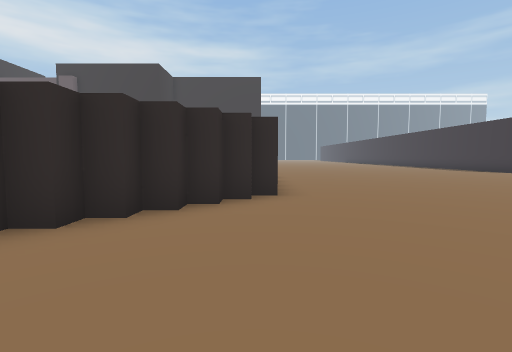
view 1 (above)

22 first-person views from a walk through a Unity game level. The camera is 1.5 m above the floor, tilts 4° down and sees 85° across. The floor is counted in squares, 2 m on a side. Each view is taken from the middle of a square. On the plan, view 1 faces up. The plan holds only what a view shows up to about 10 squares ahead; the rest is blank. The place goes on beyond the plan.

view 2
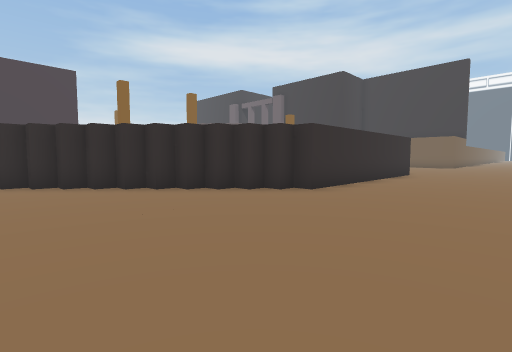

view 3
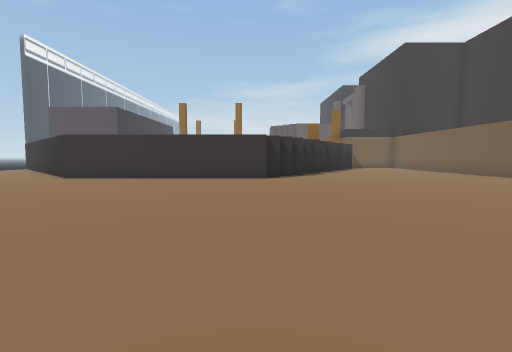

view 4
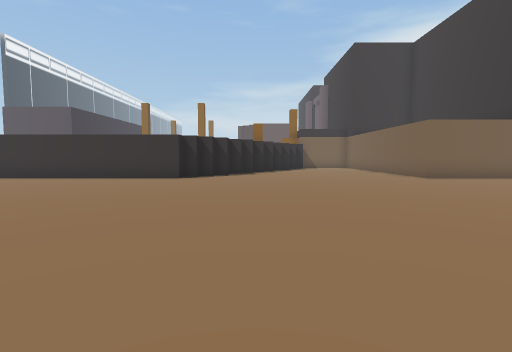

view 5
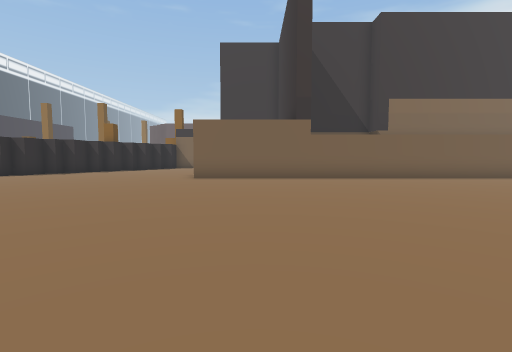

view 6
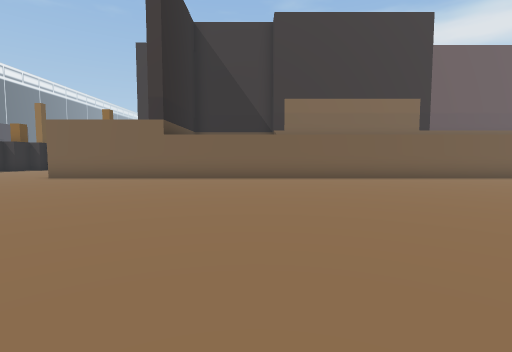

view 7
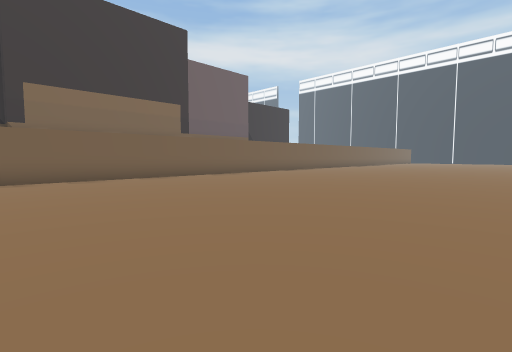

view 8
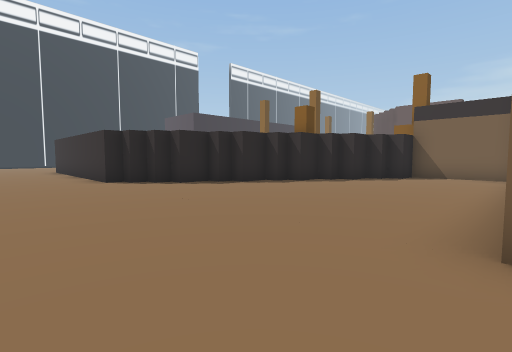

view 9
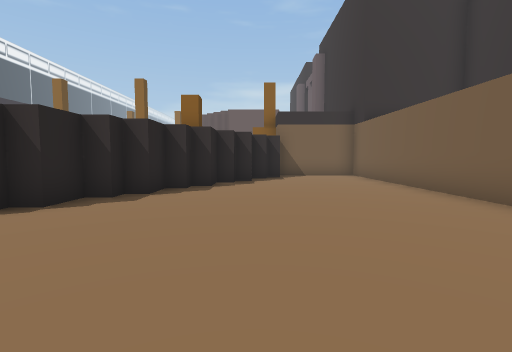

view 10
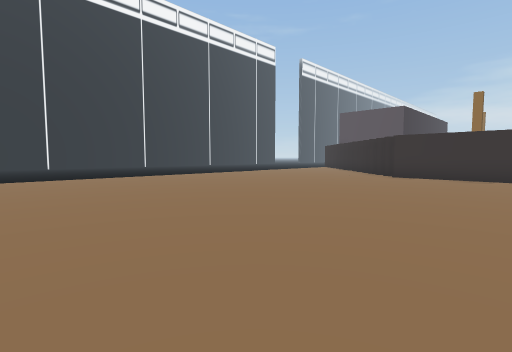

view 11
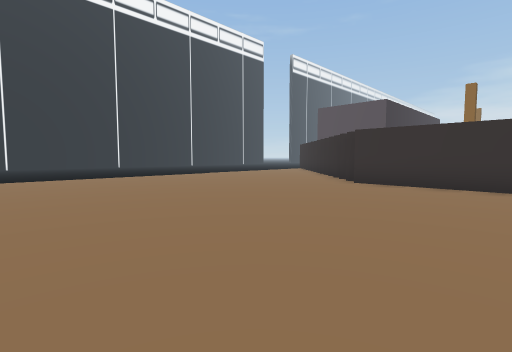

view 12
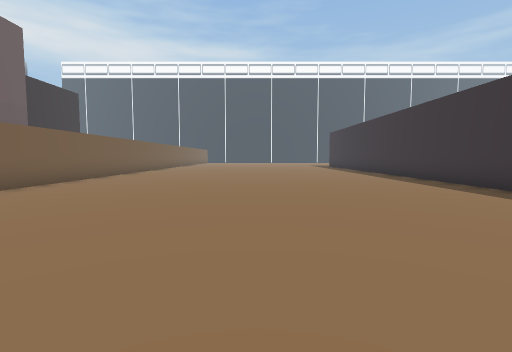

view 13
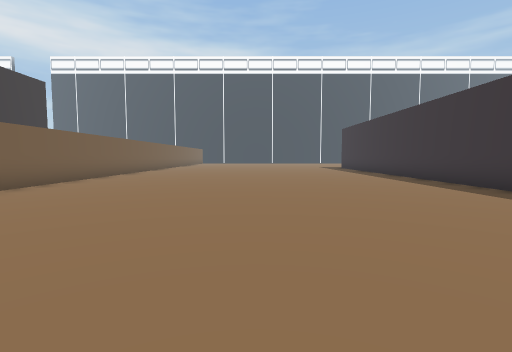

view 14
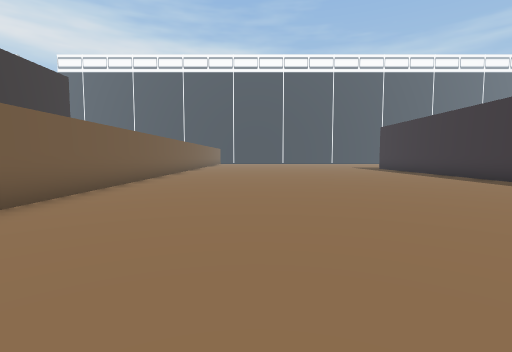

view 15
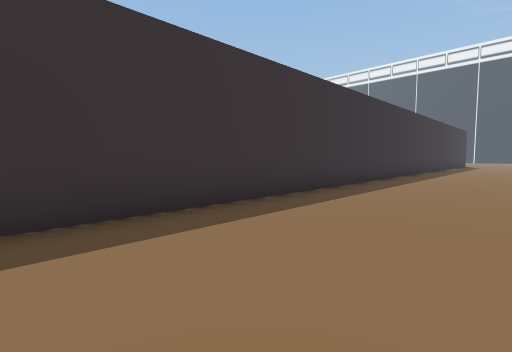

view 16
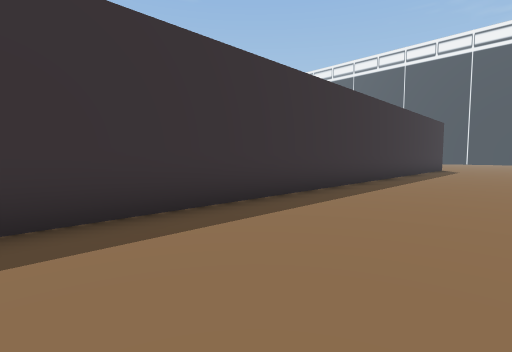

view 17
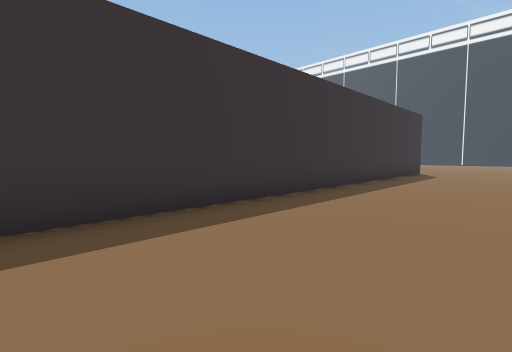

view 18
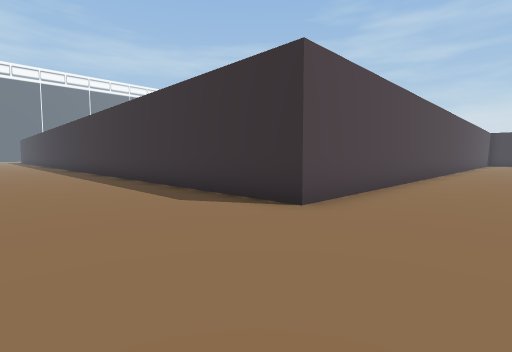

view 19
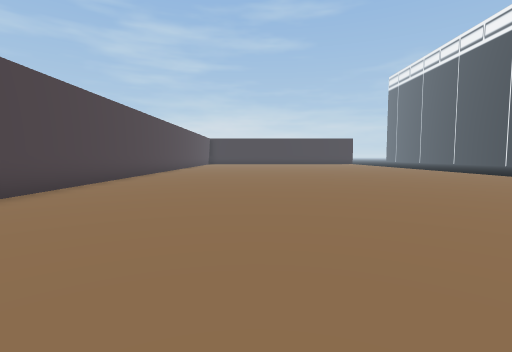

view 20
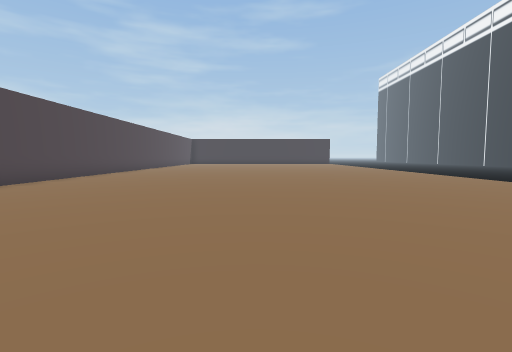

view 21
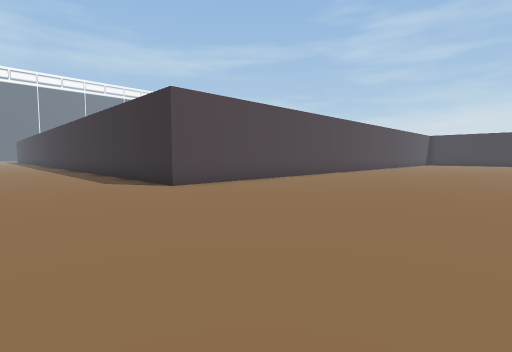

view 22
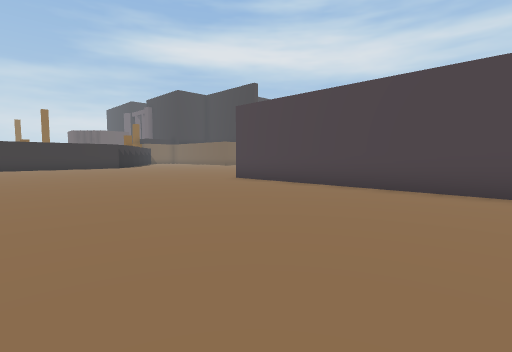

### Floor plan
Points are (right, up) in squares from view 1. A wall is a line through its corners. A room is listed if a view was taken in it or the views show most of it. See-through windows are left out.
Room 1 (views 1, 2, 3, 4, 5, 6, 7, 8, 9, 10, 11, 12, 13, 14, 15, 16, 17, 18, 19, 20, 21, 22)
walls: (19.5, 12.5) (11.5, 12.5) (11.5, 43); (-8.1, 20.5) (-8.1, 17.9) (-7.1, 17.9) (-7.1, 17.4) (-6.6, 17.4) (-6.6, 16.9) (-5.6, 16.9) (-5.6, 16.4) (-5.1, 16.4) (-5.1, 15.9) (-4.1, 15.9) (-4.1, 15.4) (-3.6, 15.4) (-3.6, 14.9) (-2.6, 14.9) (-2.6, 14.4) (-2.1, 14.4) (-2.1, 13.9) (-1.1, 13.9) (-1.1, 13.4) (-0.6, 13.4) (-0.6, 12.9) (-0.1, 12.9) (-0.1, 12.4) (0.4, 12.4) (0.4, 5.4) (-0.1, 5.4) (-0.1, 4.9) (-0.6, 4.9) (-0.6, 4.4) (-1.1, 4.4) (-1.1, 3.9) (-1.6, 3.9) (-1.6, 3.4) (-2.1, 3.4) (-2.1, 2.9) (-2.6, 2.9) (-2.6, 2.4) (-3.1, 2.4) (-3.1, 1.9) (-3.6, 1.9) (-3.6, 1.4) (-4.1, 1.4) (-4.1, 0.9) (-4.6, 0.9) (-4.6, 0.2); (0.4, 43) (0.4, 20.9) (-7.1, 20.9)

Positions as (right, up) in squares from view 1, and headings:
1: (0, 0), facing up
2: (4, 0), facing up-left
3: (10, 12), facing left
4: (10, 15), facing left
5: (10, 23), facing left
6: (10, 28), facing left
7: (10, 28), facing up-left
8: (3, 21), facing down-left
9: (3, 17), facing left
10: (11, 9), facing down-left
11: (8, 9), facing down-left
12: (6, 29), facing up
13: (6, 32), facing up
14: (4, 33), facing up
15: (8, 37), facing down-right
16: (8, 30), facing down-right
17: (8, 26), facing down-right
18: (8, 10), facing up-right
19: (8, 8), facing right
20: (7, 6), facing right
21: (8, 6), facing up-right
22: (19, 6), facing up-left
